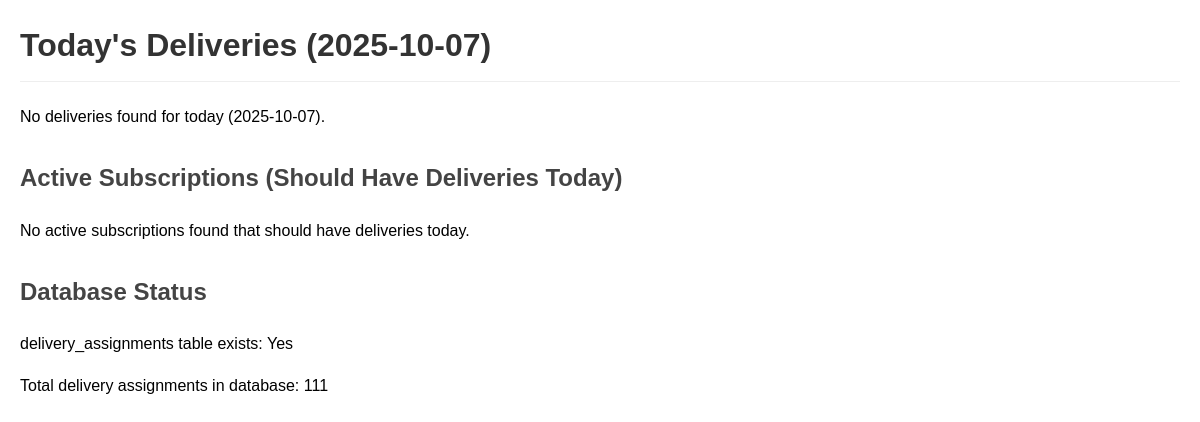
The app's page /check_today_deliveries.php, older data.
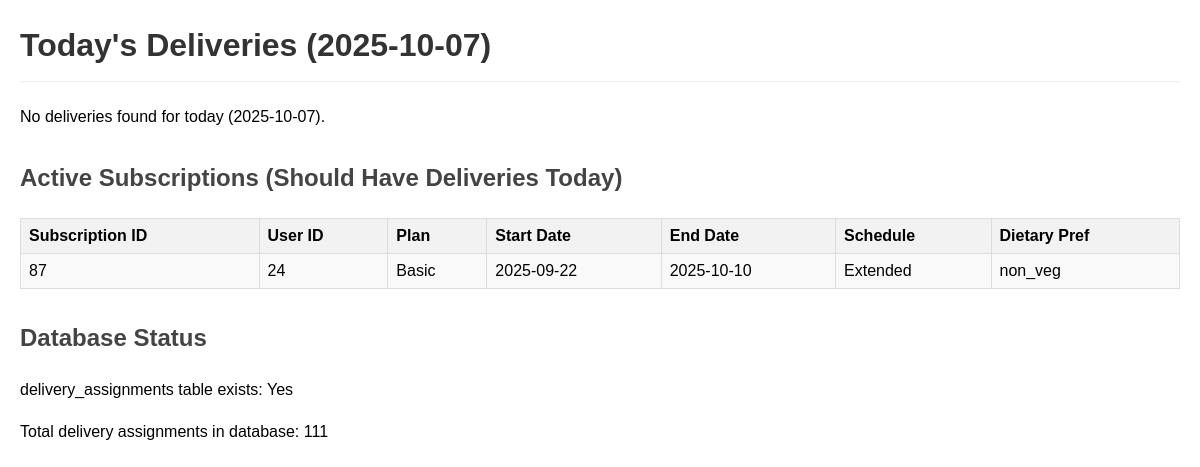
The same page, newer data.
### tables this page shows
CREATE TABLE `subscriptions` (
  `subscription_id` int(11) NOT NULL,
  `user_id` int(11) DEFAULT NULL,
  `plan_id` int(11) DEFAULT NULL,
  `dietary_preference` varchar(20) DEFAULT NULL,
  `start_date` date NOT NULL,
  `end_date` date NOT NULL,
  `schedule` enum('Weekdays','Extended','Full Week') NOT NULL,
  `delivery_time` time NOT NULL,
  `total_price` decimal(10,2) NOT NULL,
  `payment_status` enum('paid','unpaid','failed') DEFAULT 'unpaid',
  `status` enum('active','pending','cancelled','expired','completed') NOT NULL DEFAULT 'pending',
  `created_at` timestamp NOT NULL DEFAULT current_timestamp()
);

CREATE TABLE `meal_plans` (
  `plan_id` int(11) NOT NULL,
  `plan_name` varchar(50) NOT NULL,
  `description` text DEFAULT NULL,
  `plan_type` enum('basic','premium') NOT NULL,
  `is_active` tinyint(1) DEFAULT 1,
  `base_price` decimal(8,2) NOT NULL
);

### check_today_deliveries.php (the view, shortened to what this page needs)
<?php
require_once 'config/db_connect.php';
$today = date('Y-m-d');
$sql = "
    SELECT
        da.assignment_id,
        da.subscription_id,
        da.meal_type,
        da.delivery_date,
        da.status,
        u.name as partner_name,
        s.plan_id,
        p.plan_name
    FROM delivery_assignments da
    LEFT JOIN users u ON da.partner_id = u.user_id
    LEFT JOIN subscriptions s ON da.subscription_id = s.subscription_id
    LEFT JOIN meal_plans p ON s.plan_id = p.plan_id
    WHERE DATE(da.delivery_date) = ?
    ORDER BY da.delivery_date, da.meal_type
";
$stmt = $conn->prepare($sql);
$stmt->bind_param("s", $today);
$stmt->execute();
$result = $stmt->get_result();
echo "<h1>Today's Deliveries ($today)</h1>";
if ($result->num_rows > 0) {
    echo "<table border='1' cellpadding='8' style='border-collapse: collapse; width: 100%;'>";
    echo "<tr>
            <th>Assignment ID</th>
            <th>Subscription ID</th>
            <th>Meal Type</th>
            <th>Delivery Time</th>
            <th>Status</th>
            <th>Delivery Partner</th>
            <th>Plan</th>
          </tr>";
    while ($row = $result->fetch_assoc()) {
        echo "<tr>";
        echo "<td>" . htmlspecialchars($row['assignment_id']) . "</td>";
        echo "<td>" . htmlspecialchars($row['subscription_id']) . "</td>";
        echo "<td>" . htmlspecialchars($row['meal_type']) . "</td>";
        echo "<td>" . htmlspecialchars($row['delivery_date']) . "</td>";
        echo "<td>" . htmlspecialchars($row['status']) . "</td>";
        echo "<td>" . htmlspecialchars($row['partner_name'] ?? 'Not assigned') . "</td>";
        echo "<td>" . htmlspecialchars($row['plan_name'] ?? 'N/A') . "</td>";
        echo "</tr>";
    }
    echo "</table>";
} else {
    echo "<p>No deliveries found for today ($today).</p>";
}
$subscriptions_sql = "
    SELECT
        s.subscription_id,
        s.user_id,
        s.plan_id,
        p.plan_name,
        s.start_date,
        s.end_date,
        s.schedule,
        s.dietary_preference
    FROM subscriptions s
    LEFT JOIN meal_plans p ON s.plan_id = p.plan_id
    WHERE s.status IN ('ACTIVE', 'ACTIVATED')
    AND s.payment_status IN ('PAID', 'COMPLETED', 'SUCCESS')
    AND ? BETWEEN s.start_date AND s.end_date
";
$stmt = $conn->prepare($subscriptions_sql);
$stmt->bind_param("s", $today);
$stmt->execute();
$subscriptions = $stmt->get_result();
echo "<h2>Active Subscriptions (Should Have Deliveries Today)</h2>";
if ($subscriptions->num_rows > 0) {
    echo "<table border='1' cellpadding='8' style='border-collapse: collapse; width: 100%; margin-top: 20px;'>";
    echo "<tr>
            <th>Subscription ID</th>
            <th>User ID</th>
            <th>Plan</th>
            <th>Start Date</th>
            <th>End Date</th>
            <th>Schedule</th>
            <th>Dietary Pref</th>
          </tr>";
    while ($sub = $subscriptions->fetch_assoc()) {
        echo "<tr>";
        echo "<td>" . htmlspecialchars($sub['subscription_id']) . "</td>";
        echo "<td>" . htmlspecialchars($sub['user_id']) . "</td>";
        echo "<td>" . htmlspecialchars($sub['plan_name'] ?? 'N/A') . "</td>";
        echo "<td>" . htmlspecialchars($sub['start_date']) . "</td>";
        echo "<td>" . htmlspecialchars($sub['end_date']) . "</td>";
        echo "<td>" . htmlspecialchars($sub['schedule']) . "</td>";
        echo "<td>" . htmlspecialchars($sub['dietary_preference']) . "</td>";
        echo "</tr>";
    }
    echo "</table>";
} else {
    echo "<p>No active subscriptions found that should have deliveries today.</p>";
}
$check_table = "SHOW TABLES LIKE 'delivery_assignments'";
$table_exists = $conn->query($check_table)->num_rows > 0;
echo "<h2>Database Status</h2>";
echo "<p>delivery_assignments table exists: " . ($table_exists ? 'Yes' : 'No') . "</p>";
if ($table_exists) {
    $count = $conn->query("SELECT COUNT(*) as total FROM delivery_assignments")->fetch_assoc();
    echo "<p>Total delivery assignments in database: " . $count['total'] . "</p>";
}
?>

Row changes from the older to the newer data that the page shows:
added subscriptions: subscription_id "87", user "24", plan.plan_name "Basic", start_date "2025-09-22", end_date "2025-10-10", schedule "Extended", dietary_preference "non_veg"
Text that changed along with them:
text no longer shown: "No active subscriptions found that should have deliveries today."
text now shown: "Subscription ID User ID Plan Start Date End Date Schedule Dietary Pref"
